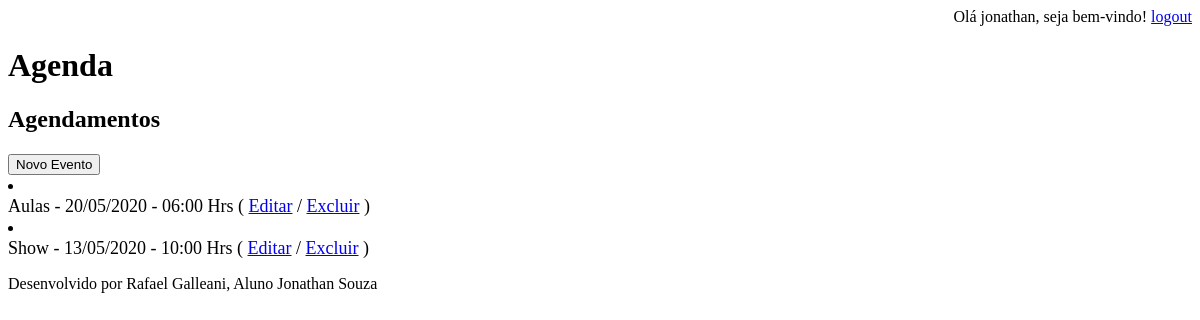
/agenda/ (signed in), run on an earlier commit of the app's database.
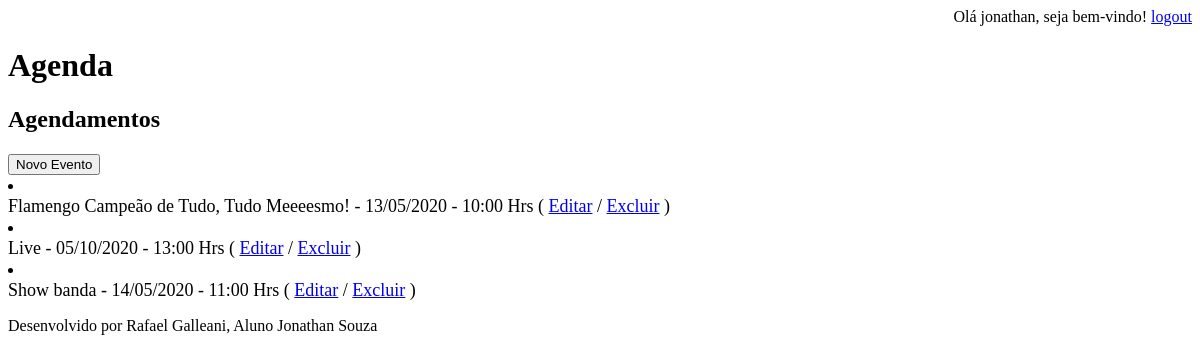
And on a later commit of the database.
### core/models.py (models this page shows, shortened)
class Evento(models.Model):
    titulo = models.CharField(max_length=100)
    descricao = models.TextField(blank=True, null=True, verbose_name='Descrição')
    local = models.CharField(blank=True, null=True, max_length=100, verbose_name='Local do Evento')
    data_evento = models.DateTimeField(verbose_name='Data do Evento')
    data_criacao = models.DateTimeField(auto_now=True, verbose_name='Data de Criação')
    usuario = models.ForeignKey(User, on_delete=models.CASCADE)
    class Meta:
        db_table = 'evento'
    def get_data_evento(self):
        return self.data_evento.strftime('%d/%m/%Y - %H:%M Hrs')
    def get_evento_atrasado(self):
        if self.data_evento < datetime.now():
            return True
        else:
            return False

### core/views.py (the view)
# urls.py: path('agenda/', views.lista_eventos),
@login_required(login_url='/login/')
def lista_eventos(request):
    usuario = request.user
    data_atual = datetime.now() - timedelta(minutes=56)
    print(data_atual)
    evento = Evento.objects.filter(usuario=usuario,
                                   data_evento__gt=data_atual)
    dados = {'eventos':evento}
    return render(request,'agenda.html', dados)

### templates/agenda.html (shortened to what this page needs)
{% extends "model-page.html" %}
{% block content %}
    <h2>Agendamentos</h2>
    <a href="evento/">
        <button type="button">Novo Evento</button>
    </a>
    <u1 style="font-size: 18px">
        {% for evento in eventos %}
            <li>
                <div style=>
                    {{ evento.titulo }} - {{ evento.get_data_evento }}
                    ( <a href="evento/?id={{ evento.id }}">Editar</a>
                    / <a href="evento/delete/{{ evento.id }}/">Excluir</a> )
                </div>
            </li>
        {% endfor %}
    </u1>
{% endblock %}

What changed in the data, as far as the page shows it:
removed Evento: titulo "Aulas", get_data_evento "20/05/2020 - 06:00 Hrs"
changed Evento: titulo "Show" → "Flamengo Campeão de Tudo, Tudo Meeeesmo!"
added Evento: titulo "Live", get_data_evento "05/10/2020 - 13:00 Hrs"
added Evento: titulo "Show banda", get_data_evento "14/05/2020 - 11:00 Hrs"
